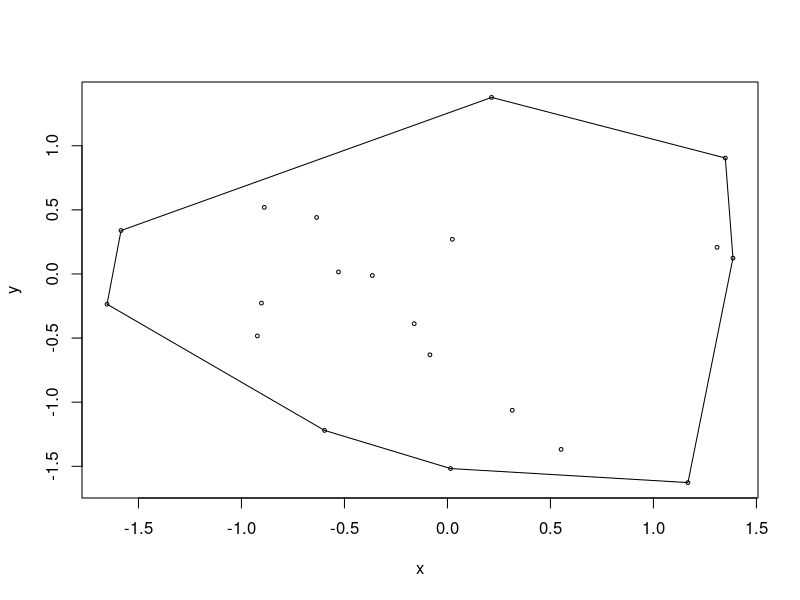
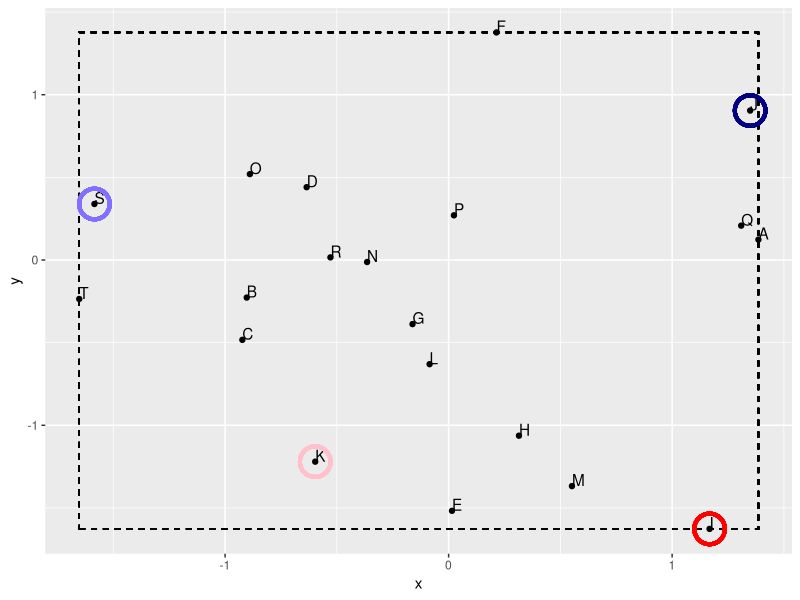

Write R code to recreate these figures, in order.
# Convex hull
X <- as.data.frame(matrix(rnorm(40), ncol = 2))
names(X) <- c("x","y")
plot(X, cex = 0.5)
hpts <- chull(X)
hpts <- c(hpts, hpts[1])
lines(X[hpts, ])


# 4 corners
  #min bounding bo around oints

lx = min(X$x)
ux = max(X$x)
ly = min(X$y)
uy = max(X$y)

  #convert to points
ww = c(lx,uy)
wd = c(lx,ly)
hw = c(ux,uy)
hd = c(ux,ly)

#calc Euclidian dist of each point from corners
X$WW.distance <- sqrt((X$x - ww[1])^2 + (X$y - ww[2])^2)
X$WD.distance <- sqrt((X$x - wd[1])^2 + (X$y - wd[2])^2)
X$HW.distance <- sqrt((X$x - hw[1])^2 + (X$y - hw[2])^2)
X$HD.distance <- sqrt((X$x - hd[1])^2 + (X$y - hd[2])^2)

X$id <- LETTERS[seq( from = 1, to = 20 )]
X$id[which.min(X$WW.distance)]
X$id[which.min(X$WD.distance)]
X$id[which.min(X$HW.distance)]
X$id[which.min(X$HD.distance)]

library(ggplot2)
ggplot(X, aes(x = x, y = y)) +
  geom_point() + geom_text(aes(label=id),hjust=0, vjust=0) +
  geom_rect(color = "black", alpha=0, mapping=aes(xmin=lx, xmax=ux, ymin=ly, ymax=uy),linetype=2) +
  geom_point(aes(x=x[which.min(WW.distance)], y=y[which.min(WW.distance)]), shape=21, size=9, stroke=2, colour="slateblue1") +
  geom_point(aes(x=x[which.min(WD.distance)], y=y[which.min(WD.distance)]), shape=21, size=9, stroke=2, colour="pink") +
  geom_point(aes(x=x[which.min(HW.distance)], y=y[which.min(HW.distance)]), shape=21, size=9, stroke=2, colour="navy") +
  geom_point(aes(x=x[which.min(HD.distance)], y=y[which.min(HD.distance)]), shape=21, size=9, stroke=2, colour="red")





